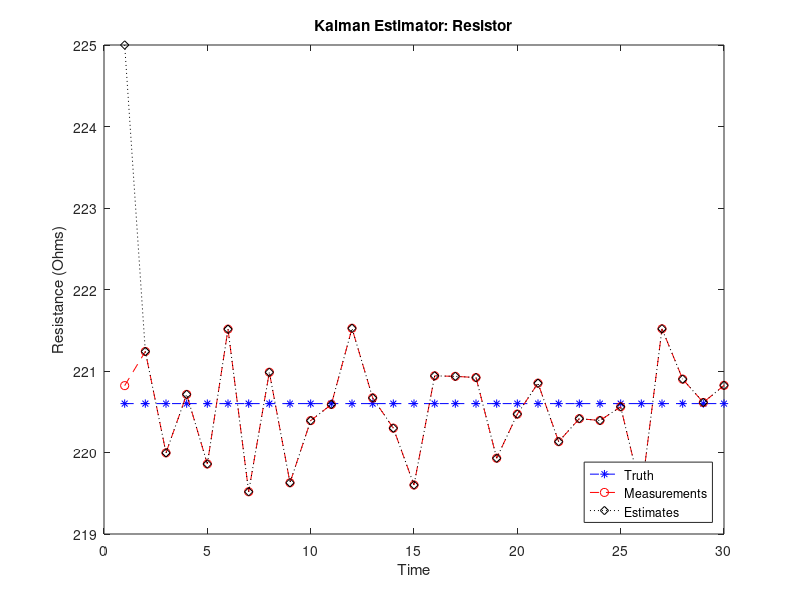

Source code (MATLAB): (Note: this script raises an error after producing the figure.)
% kf resistor demo
% Demonstrates 1-state model but using measurement and process noise,
% and Kalman gain.  Full-up 1-state Kalman filter.

% Demo ideas:  1) Initial estimate under;  2) Initial estimate over;
% 3) large sigma;  4)  small sigma;  5) large sample size;  6) small sample
% size
num_samples = 30;
truth = 220.6;
%z = truth + mysigma*randn(1,num_samples);
% Check to see if measurements are already in workspace (from runavgdemo.m)
exist meas;
if ~ans
    exist mysigma;
    if ~ans
        mysigma = 0.5;
        z = truth + mysigma*randn(1,num_samples);
    else
        z = truth + mysigma*randn(1,num_samples);
    end
else
    z = meas;
end


%Kalman-specific parameters:
Phi = 1;
Q = 5.0;
P0 = 1.0;
R=0.0005^2;
H=1;

x_true = truth*ones(1,num_samples);
x_hat = zeros(1,num_samples);
x_hat(1)=225;
P = zeros(1,num_samples);
pre = zeros(1,num_samples);
post = zeros(1,num_samples);
P(1)=P0;
post(1) = P(1);
pre(1) = P(1);
for k=2:num_samples
    prior_est = x_hat(k-1); % No dynamics!
    prior_P = P(k-1) + Q;
    pre(k) = prior_P;
    K = prior_P*H'*inv(H*prior_P*H' + R);
    x_hat(k) = prior_est + K*(z(k)-H*prior_est);
    P(k) = (1-K*H)*prior_P*(1-K*H)' + K*R*K';
    post(k) = P(k);
end
figure(1)
plot(1:num_samples,x_true,'b--*',1:num_samples,z,'r--o',1:num_samples,x_hat,'d:k');
legend('Truth','Measurements','Estimates','Location','southeast');
xlabel('Time')
ylabel('Resistance (Ohms)')
title('Kalman Estimator: Resistor')
display('Error: ')
display(x_hat(num_samples)-truth)

% To get a sawtooth plot, you can use the attached function I wrote called collate.m.
% If you have two vectors of variances, v1, v2, and one is supposed to be before measurement update and one after, you create
% a new vector twice in length by v=collate(v1,v2).   Then, if t is a the time vector for the period in question, you collate it with itself by
%new_time = collate(t,t).   Then you can plot v against new_time:   plot(new_time, v).

collated = collate(pre,post);
t=1:num_samples;
new_time = collate(t,t);
figure(2)
plot(new_time,collated);
title('Variance in Resistance (without Process Noise)')
xlabel('Time')
ylabel('Variance (Ohms^2)');



